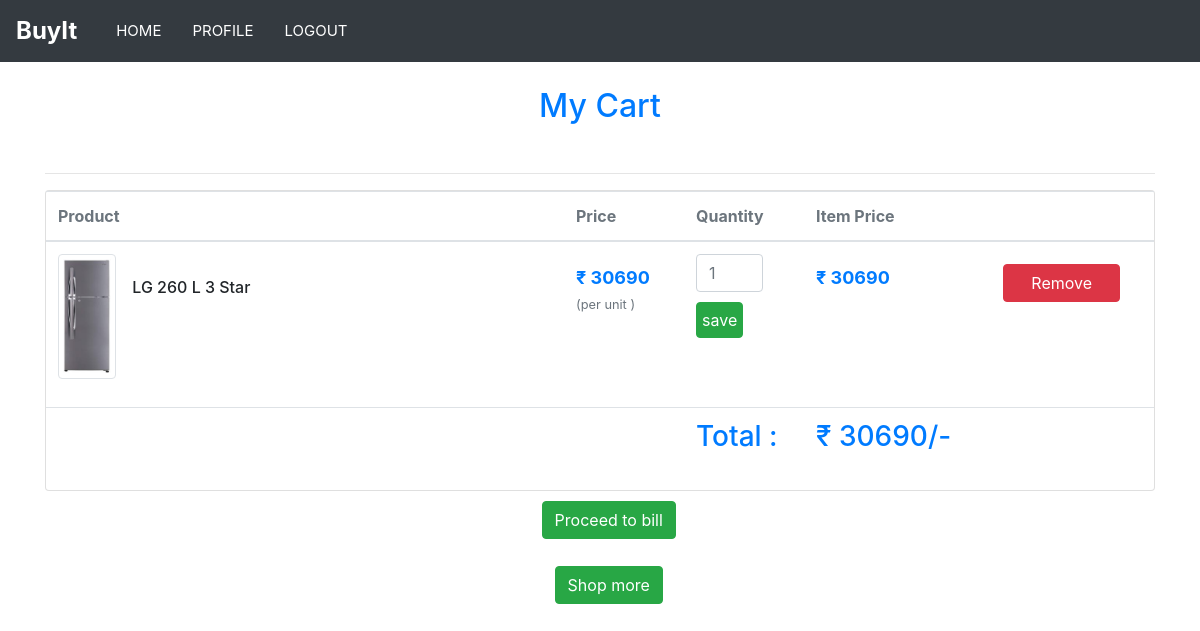
The page /profile/ (signed in) on the database its author committed.
### users/models.py (models this page shows)
class Order(models.Model):
	user = models.CharField(max_length= 100, default ="")
	prod_id = models.CharField(max_length= 100, default ="")
	quantity = models.IntegerField(default=1)
	product = models.ForeignKey(Product, on_delete=models.CASCADE)
	item_bill = models.IntegerField(default=0)
	order_placed = models.BooleanField(default = False)
	shipping_info = models.ForeignKey(User_info, on_delete=models.CASCADE, blank=True, null= True)
	order_placed_on = models.DateField(blank = True, null =True)
	def __str__(self):
		return f'{self.user} - {self.product} on {self.order_placed_on} '

### products/models.py (models this page shows, shortened)
class Product(models.Model):
	product_id = models.AutoField
	name = models.CharField(max_length = 100)
	model = models.CharField(default="", max_length = 100)
	price = models.IntegerField(default = 0)
	description = models.TextField()
	category = models.CharField(default="",max_length = 50)
	colours_available = models.CharField(default="",max_length = 100)
	image1= models.ImageField(default='default.jpg', upload_to='image1')
	def __str__(self):
		return (self.name)

### users/views.py (the view)
# urls.py: path('profile/', user_views.profile, name='profile'),
@login_required
def profile(request):
	prod = Order.objects.filter(user = request.user.username, order_placed = False)
	print(prod)
	total_bill = 0
	order =list(Order.objects.filter(user= request.user.username, order_placed = False))
	bill = [int(i.item_bill) for i in order ]
	context = { "prod": prod, "total_bill": sum(bill) }
	return render(request, 'users/profile.html', context)

### users/templates/users/profile.html (shortened to what this page needs)
{% extends 'users/base.html'%}
{% load static %}
{% load crispy_forms_tags%}
{% block links %}
<link rel="stylesheet" href="https://use.fontawesome.com/releases/v5.0.8/css/all.css">
<link href="//maxcdn.bootstrapcdn.com/bootstrap/4.0.0/css/bootstrap.min.css" rel="stylesheet" id="bootstrap-css">
{% endblock links %}
{% block content %}
{% if prod|length != 0 %}
<div class="container">
 <div class="price-wrap container" style=" color: #007bff;
                                font-weight: bold;
                                margin-right: 5px;
                                display: block;
                                padding-top: 25px;
                                text-align: center;
                                ">
          <h2>My Cart</h2>
          <br>
</div>
<hr>
<div class="card">
<table class="table table-hover shopping-cart-wrap">
<thead class="text-muted">
<tr>
  <th scope="col">Product</th>
  <th scope="col" width="120">Price</th>
  <th scope="col" width="120">Quantity</th>
  <th scope="col" width="180">Item Price</th>
  <th scope="col" width="170" class="text-right"></th>
</tr>
</thead>
<tbody>
  {% for p in prod %}
  <tr>
  <td>
  <figure class="media">
    <div class="img-wrap"><img src="../media/{{ p.product.image1 }}" class="img-thumbnail" style="width: auto; max-height: 125px;"></div>
    <figcaption class="media-body">
      <br>
      <h6 class="title text-truncate">{{ p.product.name }}</h6>
    </figcaption>
  </figure>
    </td>
    <td>
      <div class="price-wrap">
        <var class="price" style="margin-top: 10px;">&#x20b9; {{ p.product.price }}</var>
        <small class="text-muted">(per unit )</small>
      </div>
    </td>
    <td>
      <form method="POST" action="updateQuantity/{{ p.product.id }}/">
                        <input type="number" class="form-control" name="qty" placeholder="{{ p.quantity }}" min="1" style="width: 70%">
                        <button type="submit" style="margin-top: 10px; padding: 5px 5px;" class="btn btn-success">save</button>
      </form>
    </td>
    <td>
      <div class="price-wrap">
        <var class="price"  style="margin-top: 10px;">&#x20b9; {{ p.item_bill }}</var>
      </div>
    </td>
    <td class="text-right">
      <form method="POST" action="{% url 'add-product' p.product.id  %}">
        <button class="btn btn-danger" name="btn" value="{{ p.product.id }}" type="submit" style="width: 80%; margin-top: 10px; margin-right: 15%;">Remove  </button>
      </form>
    </td>
  </tr>
  {% endfor %}
  <tr>
  <td>
  </td>
  <td>
  </td>
  <td>
    <div class="price-wrap">
      <var class="price">
        <h3>Total :</h3>
      </var>
    </div>
  <td>
    <div class="price-wrap">
      <var class="price">
        <h3> &#x20b9; {{ total_bill }}/- </h3>
      </var>
    </div>
  </td>
  <td class="text-right">
  </td>
  </tr>
  </tbody>
  </table>
  </div>
  </div>
<div class="row">
<div class="col-md-4">
</div>
<div class="col-md-4">
  <div class="price-wrap container" style=" color: #007bff;
                                font-size: 18px;
                                font-weight: bold;
                                margin-right: 5px;
                                display: block;
                                margin-top: 10px;
                                padding-bottom:20px;
                                text-align: center;
                                ">
          <a href="{% url 'user-info' %}"  class="btn btn-success"style="margin-left: 5%"> Proceed to bill </a>
          <br><br>
          <a href="{% url 'home' %}"  class="btn btn-success"style="margin-left: 5%"> Shop more </a>
</div>
</div>
<div class="col-md-4">
</div>
</div>
{% endif %}
{% endblock content %}

### rows shown on the page
Order: product.image1 (picture), product.name "LG 260 L 3 Star", product.price "30690", qty "1", item_bill "30690"

### other values the page prints
{{ total_bill }} "30690"
